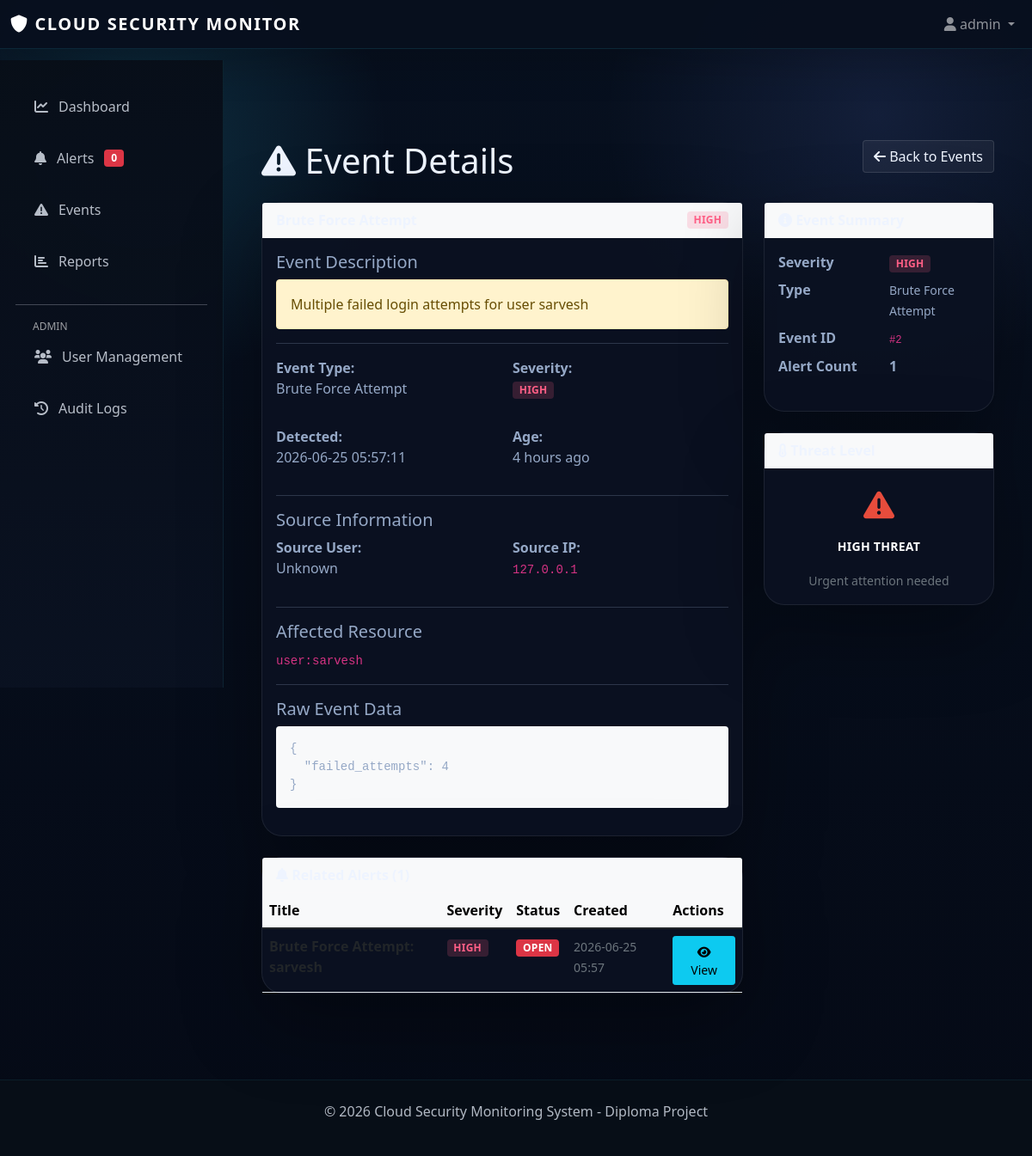
Page /events/2 (signed in) on the committed database.
### models.py (models this page shows, shortened)
class User(UserMixin, db.Model):
    __tablename__ = 'users'
    id = db.Column(db.Integer, primary_key=True)
    username = db.Column(db.String(120), unique=True, nullable=False, index=True)
    email = db.Column(db.String(120), unique=True, nullable=False)
    password_hash = db.Column(db.String(255), nullable=False)
    role = db.Column(db.Enum(UserRole), default=UserRole.VIEWER, nullable=False)
    is_active = db.Column(db.Boolean, default=True)
    created_at = db.Column(db.DateTime, default=datetime.utcnow)
    last_login = db.Column(db.DateTime)
    failed_login_attempts = db.Column(db.Integer, default=0)
    login_logs = db.relationship('LoginLog', backref='user', lazy=True, cascade='all, delete-orphan')
    activity_logs = db.relationship('ActivityLog', backref='user', lazy=True, cascade='all, delete-orphan')

class SecurityEvent(db.Model):
    __tablename__ = 'security_events'
    id = db.Column(db.Integer, primary_key=True)
    event_type = db.Column(db.String(100), nullable=False, index=True)  # brute_force, suspicious_access, config_change, etc.
    severity = db.Column(db.Enum(AlertSeverity), nullable=False, index=True)
    description = db.Column(db.Text, nullable=False)
    source_user_id = db.Column(db.Integer, db.ForeignKey('users.id'))
    source_ip = db.Column(db.String(45))
    affected_resource = db.Column(db.String(255))
    detected_at = db.Column(db.DateTime, default=datetime.utcnow, index=True)
    raw_data = db.Column(db.JSON)
    alerts = db.relationship('Alert', backref='event', lazy=True, cascade='all, delete-orphan')

class Alert(db.Model):
    __tablename__ = 'alerts'
    id = db.Column(db.Integer, primary_key=True)
    event_id = db.Column(db.Integer, db.ForeignKey('security_events.id'), nullable=False, index=True)
    title = db.Column(db.String(255), nullable=False)
    message = db.Column(db.Text, nullable=False)
    severity = db.Column(db.Enum(AlertSeverity), nullable=False, index=True)
    status = db.Column(db.Enum(AlertStatus), default=AlertStatus.OPEN, index=True)
    assigned_to = db.Column(db.Integer, db.ForeignKey('users.id'))
    created_at = db.Column(db.DateTime, default=datetime.utcnow, index=True)
    acknowledged_at = db.Column(db.DateTime)
    resolved_at = db.Column(db.DateTime)
    resolution_notes = db.Column(db.Text)
    assigned_analyst = db.relationship('User', backref='assigned_alerts', foreign_keys=[assigned_to])

### app.py (the view)
    @app.route('/events/<int:event_id>')
    @login_required
    @analyst_required
    def event_detail(event_id):
        event = SecurityEvent.query.get_or_404(event_id)
        related_alerts = event.alerts
        log_activity(
            current_user.id,
            'view_event',
            resource=f'event:{event_id}',
            resource_type='event',
            ip_address=request.remote_addr
        )
        return render_template('events/detail.html', event=event, alerts=related_alerts)

### templates/events/detail.html (shortened to what this page needs)
{% extends "base.html" %}
{% block content %}
<div class="container-fluid">
    <div class="row mb-3">
        <div class="col-md-8">
            <h1>
                <i class="fas fa-exclamation-triangle"></i> Event Details
            </h1>
        </div>
        <div class="col-md-4 text-end">
            <a href="/events" class="btn btn-secondary">
                <i class="fas fa-arrow-left"></i> Back to Events
            </a>
        </div>
    </div>
    <div class="row">
        <div class="col-lg-8">
            <div class="card mb-4">
                <div class="card-header bg-light">
                    <div style="display: flex; justify-content: space-between; align-items: center;">
                        <span>
                            <strong>{{ event.event_type.replace('_', ' ').title() }}</strong>
                        </span>
                        <span class="badge badge-{{ event.severity.value }}">
                            {{ event.severity.value.upper() }}
                        </span>
                    </div>
                </div>
                <div class="card-body">
                    <h5>Event Description</h5>
                    <p class="alert alert-warning">{{ event.description }}</p>
                    <hr>
                    <div class="row mb-3">
                        <div class="col-md-6">
                            <p><strong>Event Type:</strong><br>{{ event.event_type.replace('_', ' ').title() }}</p>
                        </div>
                        <div class="col-md-6">
                            <p><strong>Severity:</strong><br><span class="badge badge-{{ event.severity.value }}">{{ event.severity.value.upper() }}</span></p>
                        </div>
                    </div>
                    <div class="row mb-3">
                        <div class="col-md-6">
                            <p><strong>Detected:</strong><br>{{ event.detected_at.strftime('%Y-%m-%d %H:%M:%S') }}</p>
                        </div>
                        <div class="col-md-6">
                            <p><strong>Age:</strong><br>
                            {% set delta = now() - event.detected_at %}
                            {% if delta.seconds < 60 %}
                                {{ delta.seconds }} seconds ago
                            {% elif delta.seconds < 3600 %}
                                {{ (delta.seconds // 60) }} minutes ago
                            {% elif delta.seconds < 86400 %}
                                {{ (delta.seconds // 3600) }} hours ago
                            {% else %}
                                {{ delta.days }} days ago
                            {% endif %}
                            </p>
                        </div>
                    </div>
                    <hr>
                    <h5>Source Information</h5>
                    <div class="row">
                        {% if event.source_user_id %}
                        <div class="col-md-6">
                            <p><strong>Source User:</strong><br>
                            {% set source_user = event.event.user if event.event else None %}
                            {{ source_user.username if source_user else 'Unknown' }}
                            </p>
                        </div>
                        {% endif %}
                        {% if event.source_ip %}
                        <div class="col-md-6">
                            <p><strong>Source IP:</strong><br><code>{{ event.source_ip }}</code></p>
                        </div>
                        {% endif %}
                    </div>
                    {% if event.affected_resource %}
                    <hr>
                    <h5>Affected Resource</h5>
                    <p><code>{{ event.affected_resource }}</code></p>
                    {% endif %}
                    {% if event.raw_data %}
                    <hr>
                    <h5>Raw Event Data</h5>
                    <pre class="bg-light p-3 rounded" style="max-height: 300px; overflow-y: auto;"><code>{{ event.raw_data|tojson(indent=2) }}</code></pre>
                    {% endif %}
                </div>
            </div>
            {% if alerts %}
            <div class="card">
                <div class="card-header bg-light">
                    <i class="fas fa-bell"></i> Related Alerts ({{ alerts|length }})
                </div>
                <div class="table-responsive">
                    <table class="table table-hover mb-0">
                        <thead class="table-light">
                            <tr>
                                <th>Title</th>
                                <th>Severity</th>
                                <th>Status</th>
                                <th>Created</th>
                                <th>Actions</th>
                            </tr>
                        </thead>
                        <tbody>
                            {% for alert in alerts %}
                            <tr>
                                <td><strong>{{ alert.title }}</strong></td>
                                <td><span class="badge badge-{{ alert.severity.value }}">{{ alert.severity.value.upper() }}</span></td>
                                <td>
                                    {% if alert.status.value == 'open' %}
                                        <span class="badge bg-danger">OPEN</span>
                                    {% elif alert.status.value == 'acknowledged' %}
                                        <span class="badge bg-warning">ACKNOWLEDGED</span>
                                    {% else %}
                                        <span class="badge bg-success">RESOLVED</span>
                                    {% endif %}
                                </td>
                                <td><small class="text-muted">{{ alert.created_at.strftime('%Y-%m-%d %H:%M') }}</small></td>
                                <td>
                                    <a href="/alerts/{{ alert.id }}" class="btn btn-sm btn-info btn-sm-icon">
                                        <i class="fas fa-eye"></i> View
                                    </a>
                                </td>
                            </tr>
                            {% endfor %}
                        </tbody>
                    </table>
                </div>
            </div>
            {% endif %}
        </div>
        <div class="col-lg-4">
            <div class="card mb-4">
                <div class="card-header bg-light">
                    <i class="fas fa-info-circle"></i> Event Summary
                </div>
                <div class="card-body">
                    <dl class="row">
                        <dt class="col-sm-6">Severity</dt>
                        <dd class="col-sm-6"><span class="badge badge-{{ event.severity.value }}">{{ event.severity.value.upper() }}</span></dd>
                        <dt class="col-sm-6">Type</dt>
                        <dd class="col-sm-6"><small>{{ event.event_type.replace('_', ' ').title() }}</small></dd>
                        <dt class="col-sm-6">Event ID</dt>
                        <dd class="col-sm-6"><small><code>#{{ event.id }}</code></small></dd>
                        <dt class="col-sm-6">Alert Count</dt>
                        <dd class="col-sm-6"><strong>{{ alerts|length }}</strong></dd>
                    </dl>
                </div>
            </div>
            <div class="card">
                <div class="card-header bg-light">
                    <i class="fas fa-thermometer-half"></i> Threat Level
                </div>
                <div class="card-body text-center">
                    {% if event.severity.value == 'critical' %}
                    <div style="font-size: 36px; color: #e74c3c;">
                        <i class="fas fa-exclamation-circle"></i>
                    </div>
                    <p class="mt-2">
                        <span class="badge badge-danger" style="font-size: 14px;">CRITICAL THREAT</span>
                    </p>
                    <small class="text-muted">Immediate action required</small>
                    {% elif event.severity.value == 'high' %}
                    <div style="font-size: 36px; color: #e74c3c;">
                        <i class="fas fa-exclamation-triangle"></i>
                    </div>
                    <p class="mt-2">
                        <span class="badge badge-danger" style="font-size: 14px;">HIGH THREAT</span>
                    </p>
                    <small class="text-muted">Urgent attention needed</small>
                    {% endif %}
                </div>
            </div>
        </div>
    </div>
</div>
{% endblock %}

### templates/base.html (shortened to what this page needs)
<!DOCTYPE html>
<html lang="en">
<head>
    <link href="https://cdn.jsdelivr.net/npm/bootstrap@5.1.3/dist/css/bootstrap.min.css" rel="stylesheet">
    <link rel="stylesheet" href="https://cdnjs.cloudflare.com/ajax/libs/font-awesome/6.0.0/css/all.min.css">
</head>
<body>
    <nav class="navbar navbar-expand-lg navbar-dark">
        <div class="container-fluid">
            <a class="navbar-brand" href="/">
                <i class="fas fa-shield-alt"></i> Cloud Security Monitor
            </a>
            <div class="collapse navbar-collapse" id="navbarNav">
                <ul class="navbar-nav ms-auto">
                    {% if current_user.is_authenticated %}
                    <li class="nav-item dropdown">
                        <a class="nav-link dropdown-toggle" href="#" id="userDropdown" role="button" data-bs-toggle="dropdown">
                            <i class="fas fa-user"></i> {{ current_user.username }}
                        </a>
                    </li>
                    {% else %}
                    <li class="nav-item">
                        <a class="nav-link" href="/auth/login">Login</a>
                    </li>
                    {% endif %}
                </ul>
            </div>
        </div>
    </nav>
    {% if current_user.is_authenticated %}
    <div class="sidebar">
        <div class="nav flex-column">
            <a href="/dashboard" class="nav-link {% if request.endpoint == 'dashboard' %}active{% endif %}">
                <i class="fas fa-chart-line"></i> Dashboard
            </a>
            {% if current_user.role.value in ['analyst', 'admin'] %}
            <a href="/alerts" class="nav-link {% if request.endpoint == 'alerts_list' %}active{% endif %}">
                <i class="fas fa-bell"></i> Alerts
                <span class="badge bg-danger float-end">
                    <span id="alert-count">0</span>
                </span>
            </a>
            <a href="/events" class="nav-link {% if request.endpoint == 'events_list' %}active{% endif %}">
                <i class="fas fa-exclamation-triangle"></i> Events
            </a>
            <a href="/reports" class="nav-link {% if request.endpoint == 'reports' %}active{% endif %}">
                <i class="fas fa-chart-bar"></i> Reports
            </a>
            {% endif %}
            {% if current_user.role.value == 'admin' %}
            <hr style="border-color: rgba(255,255,255,0.1)">
            <span style="padding-left: 20px; font-size: 12px; color: rgba(255,255,255,0.6);">ADMIN</span>
            <a href="/admin/users" class="nav-link {% if request.endpoint == 'manage_users' %}active{% endif %}">
                <i class="fas fa-users"></i> User Management
            </a>
            <a href="/admin/logs" class="nav-link {% if request.endpoint == 'audit_logs' %}active{% endif %}">
                <i class="fas fa-history"></i> Audit Logs
            </a>
            {% endif %}
        </div>
    </div>
    {% endif %}
    <div class="main-content">
        {% block content %}{% endblock %}
    </div>
    <footer class="app-footer">
        <p>&copy; 2026 Cloud Security Monitoring System - Diploma Project</p>
    </footer>
</body>
</html>

### rows in the picture
User: username "admin"
SecurityEvent: severity.value "HIGH", description "Multiple failed login attempts for user sarvesh", event_type.replace "Brute Force Attempt", detected_at "2026-06-25 05:57:11", source_ip "127.0.0.1", affected_resource "user:sarvesh", raw_data|tojson "{ \"failed_attempts\": 4 }", id "2"
Alert: title "Brute Force Attempt: sarvesh", severity.value "HIGH", status "OPEN", created_at "2026-06-25 05:57"

### other values in the picture
{{ source_user.username if source_user else 'Unknown' }} "Unknown"
{{ alerts|length }} "1"
